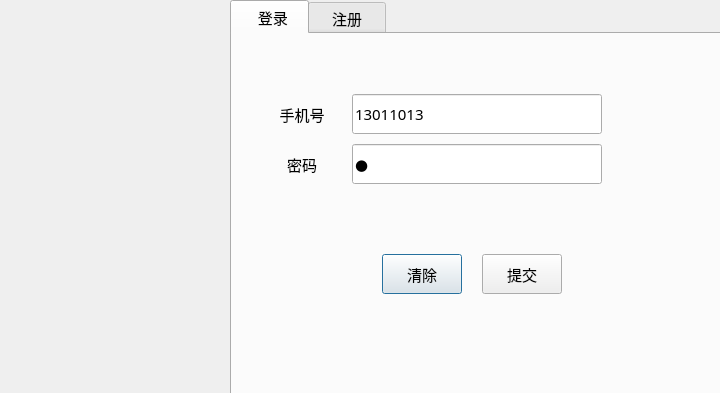
<?xml version="1.0" encoding="UTF-8"?>
<ui version="4.0">
 <class>LoginDialog</class>
 <widget class="QDialog" name="LoginDialog">
  <property name="geometry">
   <rect>
    <x>0</x>
    <y>0</y>
    <width>720</width>
    <height>393</height>
   </rect>
  </property>
  <property name="font">
   <font>
    <family>微软雅黑</family>
    <pointsize>11</pointsize>
   </font>
  </property>
  <property name="windowTitle">
   <string>Dialog</string>
  </property>
  <widget class="QLabel" name="lb_icon">
   <property name="geometry">
    <rect>
     <x>-10</x>
     <y>0</y>
     <width>241</width>
     <height>401</height>
    </rect>
   </property>
   <property name="text">
    <string/>
   </property>
   <property name="pixmap">
    <pixmap resource="resources.qrc">:/images/register.png</pixmap>
   </property>
   <property name="scaledContents">
    <bool>true</bool>
   </property>
  </widget>
  <widget class="QTabWidget" name="tw_page">
   <property name="geometry">
    <rect>
     <x>230</x>
     <y>0</y>
     <width>700</width>
     <height>600</height>
    </rect>
   </property>
   <property name="minimumSize">
    <size>
     <width>700</width>
     <height>600</height>
    </size>
   </property>
   <property name="maximumSize">
    <size>
     <width>702</width>
     <height>600</height>
    </size>
   </property>
   <property name="currentIndex">
    <number>0</number>
   </property>
   <widget class="QWidget" name="page_1">
    <attribute name="title">
     <string>    登录  </string>
    </attribute>
    <widget class="QPushButton" name="pb_clear">
     <property name="geometry">
      <rect>
       <x>150</x>
       <y>220</y>
       <width>80</width>
       <height>40</height>
      </rect>
     </property>
     <property name="text">
      <string>清除</string>
     </property>
    </widget>
    <widget class="QLabel" name="lb_passwd">
     <property name="geometry">
      <rect>
       <x>20</x>
       <y>110</y>
       <width>100</width>
       <height>40</height>
      </rect>
     </property>
     <property name="text">
      <string>密码</string>
     </property>
     <property name="alignment">
      <set>Qt::AlignCenter</set>
     </property>
    </widget>
    <widget class="QLineEdit" name="le_tel">
     <property name="geometry">
      <rect>
       <x>120</x>
       <y>60</y>
       <width>250</width>
       <height>40</height>
      </rect>
     </property>
     <property name="text">
      <string>13011013</string>
     </property>
    </widget>
    <widget class="QLineEdit" name="le_passwd">
     <property name="geometry">
      <rect>
       <x>120</x>
       <y>110</y>
       <width>250</width>
       <height>40</height>
      </rect>
     </property>
     <property name="text">
      <string>1</string>
     </property>
     <property name="echoMode">
      <enum>QLineEdit::Password</enum>
     </property>
    </widget>
    <widget class="QPushButton" name="pb_commit">
     <property name="geometry">
      <rect>
       <x>250</x>
       <y>220</y>
       <width>80</width>
       <height>40</height>
      </rect>
     </property>
     <property name="text">
      <string>提交</string>
     </property>
    </widget>
    <widget class="QLabel" name="lb_tel">
     <property name="geometry">
      <rect>
       <x>20</x>
       <y>60</y>
       <width>100</width>
       <height>40</height>
      </rect>
     </property>
     <property name="text">
      <string>手机号</string>
     </property>
     <property name="alignment">
      <set>Qt::AlignCenter</set>
     </property>
    </widget>
   </widget>
   <widget class="QWidget" name="page_2">
    <attribute name="title">
     <string>   注册   </string>
    </attribute>
    <widget class="QLabel" name="lb_tel_register">
     <property name="geometry">
      <rect>
       <x>20</x>
       <y>60</y>
       <width>100</width>
       <height>40</height>
      </rect>
     </property>
     <property name="text">
      <string>手机号</string>
     </property>
     <property name="alignment">
      <set>Qt::AlignCenter</set>
     </property>
    </widget>
    <widget class="QLineEdit" name="le_tel_register">
     <property name="geometry">
      <rect>
       <x>120</x>
       <y>60</y>
       <width>250</width>
       <height>40</height>
      </rect>
     </property>
    </widget>
    <widget class="QPushButton" name="pb_clear_register">
     <property name="geometry">
      <rect>
       <x>150</x>
       <y>220</y>
       <width>80</width>
       <height>40</height>
      </rect>
     </property>
     <property name="text">
      <string>清除</string>
     </property>
    </widget>
    <widget class="QLabel" name="lb_passwd_register">
     <property name="geometry">
      <rect>
       <x>20</x>
       <y>110</y>
       <width>100</width>
       <height>40</height>
      </rect>
     </property>
     <property name="text">
      <string>密码</string>
     </property>
     <property name="alignment">
      <set>Qt::AlignCenter</set>
     </property>
    </widget>
    <widget class="QLineEdit" name="le_passwd_register">
     <property name="geometry">
      <rect>
       <x>120</x>
       <y>110</y>
       <width>250</width>
       <height>40</height>
      </rect>
     </property>
     <property name="echoMode">
      <enum>QLineEdit::Password</enum>
     </property>
    </widget>
    <widget class="QPushButton" name="pb_commit_register">
     <property name="geometry">
      <rect>
       <x>250</x>
       <y>220</y>
       <width>80</width>
       <height>40</height>
      </rect>
     </property>
     <property name="text">
      <string>提交</string>
     </property>
    </widget>
    <widget class="QLabel" name="lb_confirm_register">
     <property name="geometry">
      <rect>
       <x>20</x>
       <y>160</y>
       <width>100</width>
       <height>40</height>
      </rect>
     </property>
     <property name="text">
      <string>确认密码</string>
     </property>
     <property name="alignment">
      <set>Qt::AlignCenter</set>
     </property>
    </widget>
    <widget class="QLineEdit" name="le_confirm_register">
     <property name="geometry">
      <rect>
       <x>120</x>
       <y>160</y>
       <width>250</width>
       <height>40</height>
      </rect>
     </property>
     <property name="text">
      <string/>
     </property>
     <property name="echoMode">
      <enum>QLineEdit::Password</enum>
     </property>
    </widget>
   </widget>
  </widget>
 </widget>
 <tabstops>
  <tabstop>le_tel_register</tabstop>
  <tabstop>pb_commit</tabstop>
  <tabstop>tw_page</tabstop>
  <tabstop>pb_clear_register</tabstop>
  <tabstop>le_confirm_register</tabstop>
  <tabstop>pb_commit_register</tabstop>
  <tabstop>le_passwd_register</tabstop>
  <tabstop>le_tel</tabstop>
  <tabstop>le_passwd</tabstop>
  <tabstop>pb_clear</tabstop>
 </tabstops>
 <resources>
  <include location="resources.qrc"/>
 </resources>
 <connections/>
</ui>
